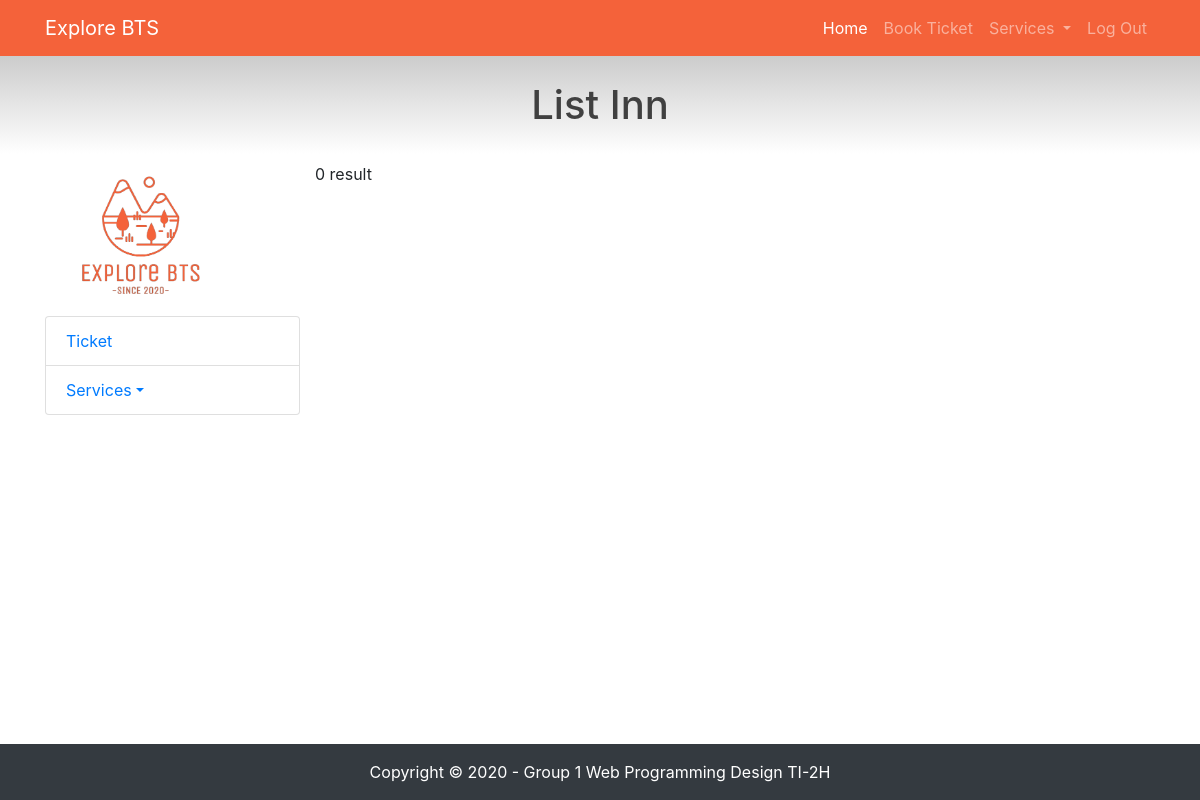
The app's page /listInn.php, older data.
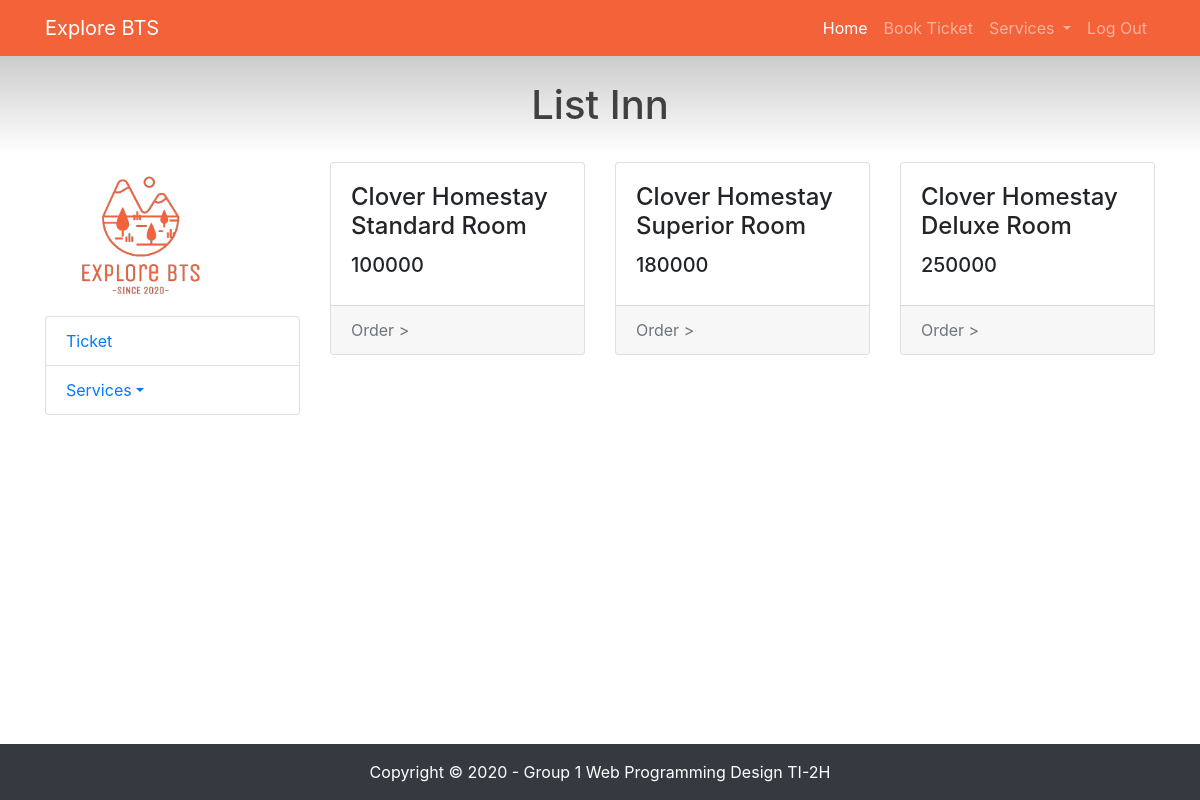
The same page, newer data.
### tables this page shows
CREATE TABLE `products` (
  `product_id` int(11) NOT NULL,
  `product_name` varchar(100) NOT NULL,
  `product_pict` varchar(255) NOT NULL,
  `category_code` char(4) NOT NULL,
  `unit_price` int(11) NOT NULL,
  `product_stock` int(11) NOT NULL,
  `vendor_id` int(11) NOT NULL,
  `product_desc` varchar(255) NOT NULL
);

### listInn.php (the view, shortened to what this page needs)
<!DOCTYPE html>
<html lang="en">
<head>
  <link href="vendor/bootstrap/css/bootstrap.min.css" rel="stylesheet">
  <link href="vendor/bootstrap/css/bootstrap.min.css" rel="stylesheet">
  <link href="css/shop-homepage.css" rel="stylesheet">
</head>
<body>
  <nav class="navbar navbar-expand-lg navbar-dark fixed-top">
    <div class="container">
      <a class="navbar-brand" href="#">Explore BTS</a>
      <div class="collapse navbar-collapse" id="navbarResponsive">
        <ul class="navbar-nav ml-auto">
          <li class="nav-item active">
            <a class="nav-link" href="homeUsers.html">Home
            </a>
          </li>
          <li class="nav-item">
            <a class="nav-link" href="#">Book Ticket</a>
          </li>
          <li class="nav-item dropdown">
            <a class="nav-link dropdown-toggle" href="#" id="navbardrop" data-toggle="dropdown">
              Services
            </a>
        </li>
          <li class="nav-item">
            <a class="nav-link" href="#">Log Out</a>
          </li>
        </ul>
      </div>
    </div>
  </nav>
  <h1>List Inn</h1>
  <div class="container">
    <div class="row">
      <div class="col-lg-3">
        <img src="assets/logo-bts.png" width="75%">
        <div class="list-group">
          <a href="#" class="list-group-item">Ticket</a>
          <div class="list-group-item">
            <a class="dropdown-toggle" href="" data-toggle="dropdown">Services<span class="caret"></span></a>
          </div>
        </div>
      </div>
      <div class="col-lg-9">
        <div class="row">
          <?php
                include "connection.php";
                $query = "SELECT * FROM products WHERE category_code LIKE '%INN%'";
                $result = mysqli_query($connect, $query);
                if(mysqli_num_rows($result) > 0){
                while($row = mysqli_fetch_assoc($result)){
            ?>
          <div class="col-lg-4 col-md-6 mb-4">
            <div class="card h-100">
                <div class="card-body">
                  <h4 class="card-title"><?php echo $row['product_name'];?></h4>
                  <h5><?php echo $row['unit_price'];?></h5>
                </div>
                <div class="card-footer">
                  <a class="text-muted" data-toggle="modal" data-target="#modal<?php echo $row['product_id']; ?>">Order > </a>
                </div>
            </div>
          </div>
          <?php
                    }
                } else{
                    echo "0 result";
                }
            ?>
        </div>
      </div>
    </div>
  </div>
  <footer class="fixed-bottom py-3 bg-dark">
    <div class="container">
      <p class="m-0 text-center text-white">Copyright &copy; 2020 - Group 1 Web Programming Design TI-2H</p>
    </div>
  </footer>
</body>
</html>

Row changes from the older to the newer data that the page shows:
added products: product_name "Clover Homestay Standard Room", unit_price "100000"
added products: product_name "Clover Homestay Superior Room", unit_price "180000"
added products: product_name "Clover Homestay Deluxe Room", unit_price "250000"
Text that changed along with them:
text no longer shown: "0 result"
